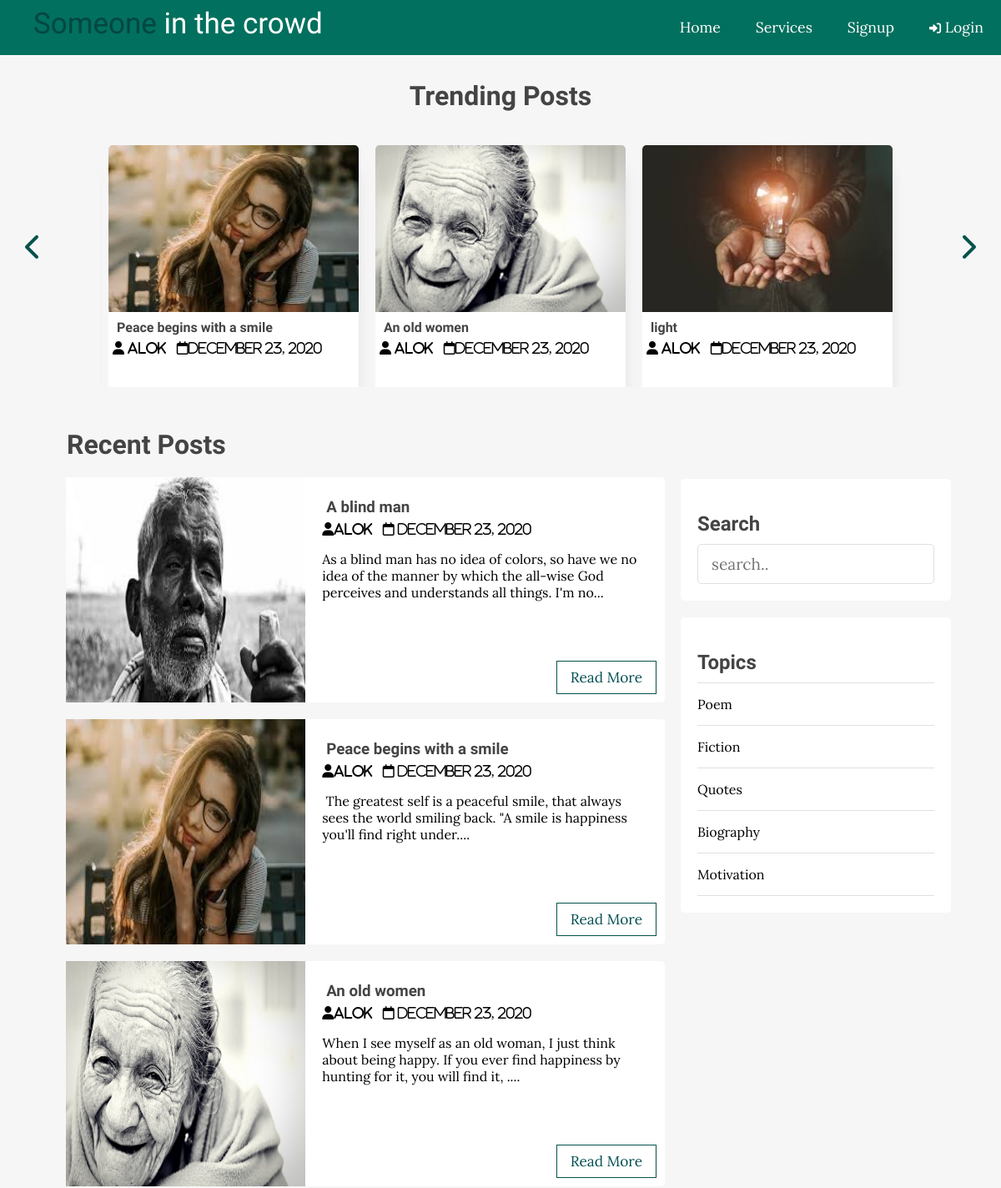
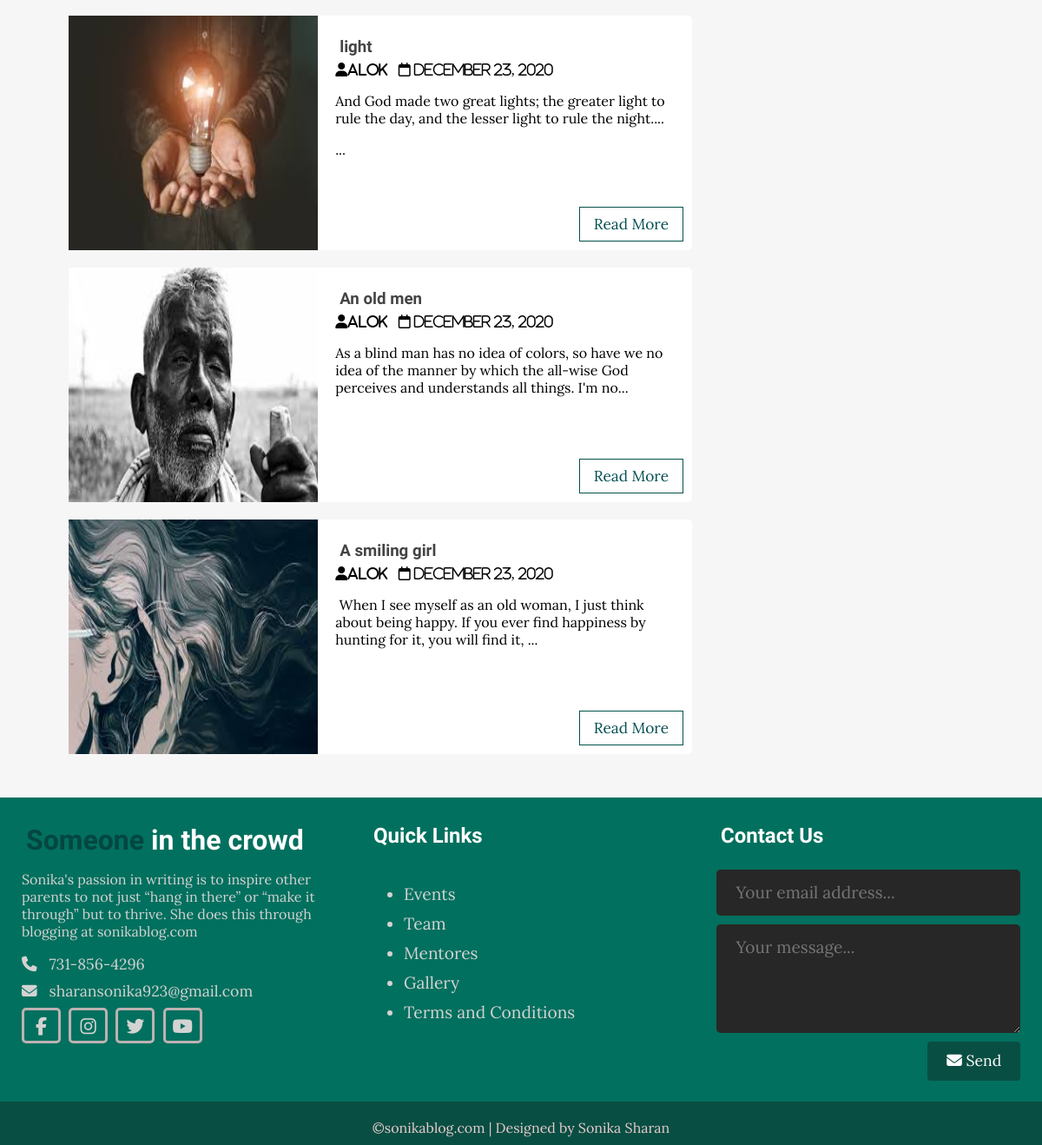
The page / on the database its author committed (2 pictures, top to bottom).
### tables this page shows
CREATE TABLE `posts` (
  `id` int(11) NOT NULL,
  `user_id` int(11) NOT NULL,
  `topic_id` int(11) DEFAULT NULL,
  `title` varchar(255) NOT NULL,
  `image` varchar(255) NOT NULL,
  `body` text NOT NULL,
  `published` tinyint(4) NOT NULL,
  `created_at` datetime NOT NULL DEFAULT current_timestamp()
);

CREATE TABLE `users` (
  `id` int(11) NOT NULL,
  `admin` tinyint(4) NOT NULL,
  `username` varchar(100) NOT NULL,
  `email` varchar(200) NOT NULL,
  `password` varchar(100) NOT NULL,
  `created_at` timestamp NOT NULL DEFAULT current_timestamp()
);

CREATE TABLE `topics` (
  `id` int(11) NOT NULL,
  `name` varchar(100) NOT NULL,
  `description` text NOT NULL
);

### app/database/db.php (called while the page is built, shortened)
<?php
require('connect.php');
function executeQuery($sql, $data){
    global $conn;
   $stmt= $conn->prepare($sql);
    $values=array_values($data);
    $types= str_repeat('s',count($values));
    $stmt->bind_param($types , ...$values);
    $stmt->execute();
    return $stmt;
}
function selectAll($table , $conditions=[])
{
    global $conn;
    $sql= "SELECT * FROM $table";
    if(empty($conditions)){
    $stmt = $conn->prepare($sql);
    $stmt->execute();
    $records= $stmt->get_result()->fetch_all(MYSQLI_ASSOC);
    return $records;}
}
function getPublishedPosts(){
    $sql = "SELECT p.*, u.username FROM posts AS p JOIN users AS u ON p.user_id=u.id WHERE p.published=?";
    $stmt = executeQuery($sql,['published' => 1]);
$records= $stmt->get_result()->fetch_all(MYSQLI_ASSOC);
return $records;
}

### app/controllers/topics.php (called while the page is built, shortened)
<?php
include(ROOT_PATH."/app/database/db.php");
$table='topics';
$topics=selectAll($table);

### index.php (the view, shortened to what this page needs)
<?php
include(ROOT_PATH."/app/controllers/topics.php");
$posts= array();
$postsTitle ='Recent Posts';
if (isset($_GET['t_id'])) {
    $postsTitle="You Searched for Post under '". $_GET['name']."'";
    $posts=getPostsByTopicId($_GET['t_id']);
}
else if (isset($_POST['search-term'])) {
    $postsTitle="You Searched for '". $_POST['search-term']."'";
    $posts =searchPosts($_POST['search-term']);
}
else{
    $posts = getPublishedPosts();
}
?>
<!DOCTYPE html>
<html lang="en">
<head>
    <link rel ="stylesheet" href="assets/css/style.css">
</head>
<body>
    <?php include(ROOT_PATH."/app/include/header.php");?>
    <div class="page-wrapper">
        <div class="post-slider">
            <h1 class="slider-title"> Trending Posts  </h1>
            <i class="fa fa-chevron-left prev"></i>
            <i class="fa fa-chevron-right next"></i>
            <div class="post-wrapper">
            <?php foreach ($posts as $post): ?>
                <div class="post"><img src="<?php echo BASE_URL.'/assets/images/'.$post['image']; ?>" alt="" class="slider-image">
                <div class="post-info">
                <h4><a href="single.php?id=<?php echo $post['id'];?>"><?php echo $post['title']; ?> </a></h4>
                <i class="fa fa-user"> <?php echo $post['username']; ?></i>
                    <i class="far fa-calendar"><?php echo date('F j, Y', strtotime($post['created_at'])); ?></i>
                </div></div>
            <?php endforeach;?>
            </div>
         </div>
        <div class="content clearfix">
        <div class="main-content">
            <h1 class="recent-post-title"><?php echo $postsTitle ?></h1>
            <?php foreach ($posts as $post): ?>
            <div class="post clearfix">
                <img src="<?php echo BASE_URL.'/assets/images/'.$post['image']; ?>" alt="" class="post-image">
                <div class ="post-preview">
                    <h3><a href="single.php?id=<?php echo $post['id'];?>"> <?php echo $post['title']; ?> </a></h3>
                    <i class="fa fa-user"><?php echo $post['username']; ?></i>
                <i class="far fa-calendar"> <?php echo date('F j, Y', strtotime($post['created_at'])); ?></i>
                    <p class="preview-text"> <?php echo html_entity_decode(substr($post['body'], 0, 150) . '...');?>
                    </p>
                <a href="single.php?id=<?php echo $post['id'];?>" class="btn read-more">Read More</a>
                </div>  </div>
                <?php endforeach;?>
            </div>
    <div class="sidebar">
        <div class="section search">
        <h2 class="section-title">Search</h2>
            <form action="index.php" method="post">
            <input type="text" name="search-term" class="text-input" placeholder="search..">
            </form>
        </div>
        <div class="section topic">
             <h2 class="section-title">Topics</h2>
            <ul>
             <?php foreach($topics as $key => $topic):?>
             <li><a href="<?php echo BASE_URL.'/index.php?t_id='.$topic['id'].'&name='.$topic['name']?>"><?php echo $topic['name'];?></a> </li>
              <?php endforeach;?>
                </ul>
         </div>
            </div>
        </div>
     </div>
    <?php include(ROOT_PATH."/app/include/footer.php");?>
</body>
</html>

### app/include/header.php (shortened to what this page needs)
<header>
    <a href="<?php echo BASE_URL.'/index.php' ?>" class="logo">
    <div class= "logo-text"><span>Someone </span> in the crowd
        </div></a>
    <ul class="nav">
    <li><a href="<?php echo BASE_URL.'/index.php' ?>">Home</a></li>
         <li><a href="<?php echo BASE_URL.'/about.php' ?>">Services</a></li>
         <?php if (isset($_SESSION['id'])):?>
        <li>
    <a href="#">
 <i class= "fa fa-user"></i>
             <?php echo $_SESSION['username'];?>
             <i class = "fa fa-chevron-down" style="font-size:.8em"></i></a>
             <ul>
             <?php if ($_SESSION['admin']):?>
                 <li><a href="<?php echo BASE_URL.'/admin/dashboard.php' ?>">Dashboard</a></li>
                 <?php endif; ?>
         <li><a href="<?php echo BASE_URL.'/logout.php' ?>"class ="logout">Logout</a></li>
             </ul>
        </li>
         <?php else: ?>
          <li><a href="<?php echo BASE_URL.'/register.php' ?>">Signup</a></li>
         <li> <a href="<?php echo BASE_URL.'/login.php' ?>"> <i class = "fa fa-sign-in" style="font-size:.8em"></i>  Login</a> </li>
         <?php endif; ?>
        </ul>
    </header>

### app/include/footer.php (shortened to what this page needs)
<div class="footer">
    <div class="footer-content">
        <div class="footer-section about">
            <h1 class="logo-text"><span>Someone</span>  in the crowd</h1>
            <p>
             Sonika's passion in writing is to inspire other parents to not just “hang in there” or “make it through” but to thrive. She does this through blogging at sonikablog.com
            </p>
            <div class="contact">
                <span>
                <i class="fas fa-phone"></i> &nbsp; 731-856-4296</span>
                <span>
               <i class="fas fa-envelope"></i> &nbsp; sharansonika923@gmail.com</span>
                </div>
            <div class="socials">
                <a href="https://www.facebook.com/shona.sharan.3"><i class="fa fa-facebook"></i></a>
                <a href="https://instagram.com/s4shonaa?igshid=1ogr18fo0ap0r"><i class="fa fa-instagram"></i></a>
                <a href="#"><i class="fa fa-twitter"></i></a>
                <a href="https://youtube.com/channel/UCbcTe49nTW55ZtQttEuH4jw"><i class="fa fa-youtube"></i></a>
            </div>
          </div>
        <div class="footer-section links">
            <h2>Quick Links</h2><br>
            <ul>
          <a href="<?php echo BASE_URL.'/link.php' ?>"><li> Events </li> </a>
         <a href="<?php echo BASE_URL.'/link.php' ?>"><li> Team</li> </a>
          <a href="<?php echo BASE_URL.'/link.php' ?>"><li> Mentores</li> </a>
          <a href="<?php echo BASE_URL.'/link.php' ?>"><li> Gallery</li> </a>
         <a href="<?php echo BASE_URL.'/link.php' ?>"><li> Terms and Conditions</li> </a>
           </ul>
        </div>
        <div class="footer-section contact-form">
        <h2>Contact Us</h2>
            <br>
            <form action="https://formspree.io/f/mpzoordv" method="POST" id="my-form">
            <input type="email" name="email" class="text-input contact-input" placeholder="Your email address...">
            <textarea rows="4" name="message " class="text-input contact-input" placeholder="Your message..."></textarea>
            <button type="submit" class="btn btn-big contact-btn"><i class="fas fa-envelope"></i> Send</button>
            </form>
        </div>
     </div>
    <div class="footer-bottom">
        &copy;sonikablog.com | Designed by Sonika Sharan</div>
    </div>

### assets/css/style.css (style rules this page uses)
* { box-sizing:border-box; }
html,body { height: 100%; padding:0px; margin:0px; background:#f6f6f6; font-family:'Lora',serif; }
h1,h2,h3,h4,h5,h6 { font-family: 'candal',sans-serif; color:#444; margin:5px; }
a { text-decoration:none; color:inherit; }
.clearfix::after { content:''; display:block; clear:both; }
.btn { padding:.5rem 1rem; background:#094e43; color:white; border:1px solid transparent; border-radius: .25rem; font-size: 1.08em; font-family:'Lora',serif; }
.btn-big { padding:.7rem 1.3rem; line-height:1.3rem; }
.text-input { padding: .7rem 1rem; display:block; width:100%; border-radius: 5px; border:1px solid #e0e0e0; font-size:1.2em; outline:none; color:#444; line-height:1.5rem; font-family:'Lora',serif; }
header { background-color: #02705e; height:66px; }
header .logo { float:left; margin-left: 2em; height:inherit; }
header .logo-text { margin:8px; font-family:'Candal',sans-serif; font-size:35px; }
header .logo-text span { color:#034642; }
header * { color:white; }
header ul { float:right; margin:0px; padding:0px; list-style: none; }
header ul li { float:left; position:relative; }
header ul li a { display:block; padding:21px; font-size:1.1em; text-decoration:none; }
.page-wrapper { min-height:100%; }
.post-slider { position:relative; }
.post-slider .slider-title { text-align: center; margin:30px auto; }
.post-slider .next { position:absolute; top:50%; right:30px; font-size: 2em; color:#04524b; cursor:pointer; }
.post-slider .prev { position:absolute; top:50%; left:30px; font-size: 2em; color:#04524b; cursor:pointer; }
.post-slider .post-wrapper { width:80%; height: 300px; margin: 0px auto; overflow:hidden; padding: 10px 0px 10px 0px; }
.post-slider .post-wrapper .post { height:300px; width:330px; margin:0px 10px; display:inline-block; background: white; border-radius: 5px; box-shadow:1rem 1rem 1rem -1rem #a0a0a033; }
.post-slider .post-wrapper .post .post-info { height:130px; padding:0px 5px; }
.post-slider .post-wrapper .post .slider-image { width:100%; height:200px; border-top-left-radius:5px; border-top-right-radius:5px; }
.content { width:90%; margin: 30px auto 30px; }
.content .main-content { width: 70%; float:left; }
.content .main-content .post { width:95%; height:270px; margin:20px auto; border-radius:5px; background:white; position:relative; }
.content .main-content .post .read-more { position:absolute; bottom:10px; right:10px; border:1px solid #04524b; background:transparent; border-radius: 0px; color:#044f52 !important; }
.content .main-content .post .post-image { width:40%; height:100%; float:left; }
.content .main-content .post .post-preview { width:60%; padding:20px; float:right; }
.content .main-content .recent-post-title { margin:20px; }
.content .sidebar { width:30%; float:left; }
.content .sidebar .section { background:white; padding:20px; border-radius:5px; margin-bottom: 20px; }
.content .sidebar .section .section-title { margin:20px 0px 10px 0px; }
.content .sidebar .section.search { margin-top:80px; }
.content .sidebar .section.topic ul { margin: 0px; padding: 0px; list-style:none; border-top:1px solid #e0e0e0; }
.content .sidebar .section.topic ul li a { display:block; padding:15px 0px 15px 0px; border-bottom:1px solid #e0e0e0; transition:0.3s; }
.footer { background:#02705e; color:#d3d3d3; height:400px; position:relative; }
.footer .footer-content { height:350px; display :flex; }
.footer .footer-content .footer-section { flex:1; padding:25px; }
.footer .footer-content h1,.footer .footer-content h2 { color:white; }
.footer .footer-content .about h1 span { color:#034642; }
.footer .footer-content .about .contact span { display:block; font-size:1.1em; margin-bottom:8px; }
.footer .footer-content .socials a { border: solid rgb(189, 178, 178); width: 45px; height: 41px; padding-top: 5px; margin-right: 5px; text-align:center; display:inline-block; font-size:1.3em; border-radius:5px; transition:all .3s; }
.footer .footer-content .links ul a { display:block; margin-bottom: 10px; font-size: 1.2em; transition:all .3s; }
.footer .footer-content .contact-form .contact-input { background:#272727; color:#bebdbd; margin-bottom: 10px; line-height: 1.5rem; padding:.9rem 1.4rem; border: none; }
.footer .footer-content .contact-form .contact-btn { float:right; font-size:1.1em; font-family: 'Lora',serif; }
.footer .footer-bottom { background:#094e43; color:#e6cccc; height:50px; width:100%; text-align: center; position: absolute; bottom: 0px; left:0px; padding-top:20px; }

### rows shown on the page
posts: image (picture), title "Peace begins with a smile", user.username "alok", created_at "December 23, 2020", body "The greatest self is a peaceful smile, that always sees the world smiling back. \"A smile is happiness you'll find right under...."
posts: image (picture), title "An old women", user.username "alok", created_at "December 23, 2020", body "When I see myself as an old woman, I just think about being happy. If you ever find happiness by hunting for it, you will find it, ...."
posts: image (picture), title "light", user.username "alok", created_at "December 23, 2020", body "And God made two great lights; the greater light to rule the day, and the lesser light to rule the night.... ..."
posts: image (picture), title "A blind man", user.username "alok", created_at "December 23, 2020", body "As a blind man has no idea of colors, so have we no idea of the manner by which the all-wise God perceives and understands all things. I'm no..."
posts: image (picture), title "An old men", user.username "alok", created_at "December 23, 2020", body "As a blind man has no idea of colors, so have we no idea of the manner by which the all-wise God perceives and understands all things. I'm no..."
posts: image (picture), title "A smiling girl", user.username "alok", created_at "December 23, 2020", body "When I see myself as an old woman, I just think about being happy. If you ever find happiness by hunting for it, you will find it, ..."
topics: name "Poem"
topics: name "Fiction"
topics: name "Quotes"
topics: name "Biography"
topics: name "Motivation"

### other values the page prints
$postsTitle "Recent Posts"
